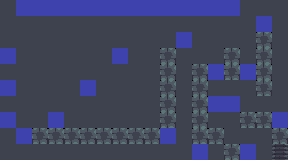

Tiled map render using the project's own tile images. Description and the whole map definition, tile-layer contents included, below:
An orthogonal 18x10 tile map with 16x16 px tiles, 1 tile layer (terrain) and 76 objects.

<map version="1.10" tiledversion="1.11.2" orientation="orthogonal" renderorder="right-down" width="18" height="10" tilewidth="16" tileheight="16" infinite="0" nextlayerid="3" nextobjectid="77">
 <properties>
  <property name="name" value="Thirteen Doors" />
  <property name="author" value="moineau" />
  <property name="goldMoves" type="int" value="130" />
  <property name="platinumMoves" type="int" value="118" />
  <property name="goldTime" type="float" value="25.1" />
 </properties>
 <tileset firstgid="1" source="tileset.tsx" />
 <layer id="1" name="terrain" width="18" height="10">
  <data encoding="csv">
1,3,3,3,3,3,3,3,3,3,3,3,3,3,3,1,1,1,
1,1,1,1,1,1,1,1,1,1,1,1,1,1,1,1,3,1,
1,1,1,1,1,1,1,1,1,1,1,3,1,1,1,1,4,1,
3,1,1,1,1,1,1,3,1,1,4,1,1,1,4,1,4,1,
1,1,1,1,1,1,1,1,1,1,4,1,4,3,4,3,4,1,
3,1,1,1,1,3,1,1,1,1,4,1,4,1,1,1,4,1,
1,1,1,1,1,1,1,1,1,1,4,1,4,3,3,1,1,1,
3,1,1,3,1,1,1,1,1,1,4,1,4,1,1,4,4,3,
1,3,4,4,4,4,4,4,4,4,3,1,4,4,1,1,1,4,
1,1,1,1,1,1,1,1,1,1,1,1,3,1,4,3,1,5
</data>
 </layer>
 <objectgroup id="2" name="objects">
  <object id="1" gid="6" x="0" y="16" width="16" height="16" />
  <object id="2" gid="7" x="16" y="32" width="16" height="16" />
  <object id="3" gid="7" x="48" y="32" width="16" height="16" />
  <object id="4" gid="7" x="80" y="32" width="16" height="16" />
  <object id="5" gid="7" x="112" y="32" width="16" height="16" />
  <object id="6" gid="7" x="144" y="32" width="16" height="16" />
  <object id="7" gid="7" x="176" y="32" width="16" height="16" />
  <object id="8" gid="7" x="208" y="32" width="16" height="16" />
  <object id="9" gid="7" x="240" y="32" width="16" height="16" />
  <object id="10" gid="8" x="272" y="32" width="16" height="16" />
  <object id="11" gid="8" x="0" y="48" width="16" height="16" />
  <object id="12" gid="8" x="16" y="48" width="16" height="16" />
  <object id="13" gid="8" x="32" y="48" width="16" height="16" />
  <object id="14" gid="8" x="48" y="48" width="16" height="16" />
  <object id="15" gid="8" x="64" y="48" width="16" height="16" />
  <object id="16" gid="8" x="80" y="48" width="16" height="16" />
  <object id="17" gid="8" x="96" y="48" width="16" height="16" />
  <object id="18" gid="8" x="112" y="48" width="16" height="16" />
  <object id="19" gid="8" x="128" y="48" width="16" height="16" />
  <object id="20" gid="8" x="144" y="48" width="16" height="16" />
  <object id="21" gid="8" x="160" y="48" width="16" height="16" />
  <object id="22" gid="8" x="192" y="48" width="16" height="16" />
  <object id="23" gid="8" x="208" y="48" width="16" height="16" />
  <object id="24" gid="8" x="224" y="48" width="16" height="16" />
  <object id="25" gid="8" x="240" y="48" width="16" height="16" />
  <object id="26" gid="8" x="272" y="48" width="16" height="16" />
  <object id="27" gid="7" x="16" y="64" width="16" height="16" />
  <object id="28" gid="7" x="48" y="64" width="16" height="16" />
  <object id="29" gid="7" x="80" y="64" width="16" height="16" />
  <object id="30" gid="7" x="128" y="64" width="16" height="16" />
  <object id="31" gid="7" x="144" y="64" width="16" height="16" />
  <object id="32" gid="7" x="176" y="64" width="16" height="16" />
  <object id="33" gid="9" x="192" y="64" width="16" height="16" />
  <object id="34" gid="7" x="240" y="64" width="16" height="16" />
  <object id="35" gid="8" x="272" y="64" width="16" height="16" />
  <object id="36" gid="8" x="0" y="80" width="16" height="16" />
  <object id="37" gid="8" x="16" y="80" width="16" height="16" />
  <object id="38" gid="8" x="32" y="80" width="16" height="16" />
  <object id="39" gid="8" x="48" y="80" width="16" height="16" />
  <object id="40" gid="8" x="64" y="80" width="16" height="16" />
  <object id="41" gid="8" x="80" y="80" width="16" height="16" />
  <object id="42" gid="8" x="96" y="80" width="16" height="16" />
  <object id="43" gid="8" x="112" y="80" width="16" height="16" />
  <object id="44" gid="8" x="128" y="80" width="16" height="16" />
  <object id="45" gid="8" x="144" y="80" width="16" height="16" />
  <object id="46" gid="8" x="272" y="80" width="16" height="16" />
  <object id="47" gid="7" x="16" y="96" width="16" height="16" />
  <object id="48" gid="7" x="48" y="96" width="16" height="16" />
  <object id="49" gid="9" x="128" y="96" width="16" height="16" />
  <object id="50" gid="9" x="224" y="96" width="16" height="16" />
  <object id="51" gid="8" x="272" y="96" width="16" height="16" />
  <object id="52" gid="8" x="0" y="112" width="16" height="16" />
  <object id="53" gid="8" x="16" y="112" width="16" height="16" />
  <object id="54" gid="8" x="32" y="112" width="16" height="16" />
  <object id="55" gid="8" x="48" y="112" width="16" height="16" />
  <object id="56" gid="8" x="64" y="112" width="16" height="16" />
  <object id="57" gid="8" x="80" y="112" width="16" height="16" />
  <object id="58" gid="8" x="96" y="112" width="16" height="16" />
  <object id="59" gid="8" x="112" y="112" width="16" height="16" />
  <object id="60" gid="8" x="128" y="112" width="16" height="16" />
  <object id="61" gid="8" x="144" y="112" width="16" height="16" />
  <object id="62" gid="7" x="16" y="128" width="16" height="16" />
  <object id="63" gid="9" x="64" y="128" width="16" height="16" />
  <object id="64" gid="8" x="240" y="144" width="16" height="16" />
  <object id="65" gid="8" x="256" y="144" width="16" height="16" />
  <object id="66" gid="8" x="32" y="160" width="16" height="16" />
  <object id="67" gid="8" x="48" y="160" width="16" height="16" />
  <object id="68" gid="8" x="64" y="160" width="16" height="16" />
  <object id="69" gid="8" x="80" y="160" width="16" height="16" />
  <object id="70" gid="8" x="96" y="160" width="16" height="16" />
  <object id="71" gid="8" x="112" y="160" width="16" height="16" />
  <object id="72" gid="8" x="128" y="160" width="16" height="16" />
  <object id="73" gid="8" x="144" y="160" width="16" height="16" />
  <object id="74" gid="8" x="160" y="160" width="16" height="16" />
  <object id="75" gid="7" x="208" y="160" width="16" height="16" />
  <object id="76" gid="8" x="256" y="160" width="16" height="16" />
 </objectgroup>
</map>
